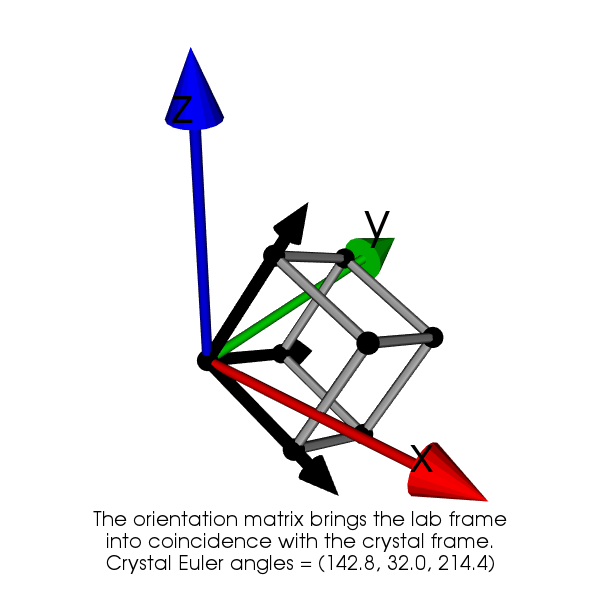

This figure's Python source:
from pymicro.view.vtk_utils import *
from pymicro.view.vtk_anim import *
from pymicro.view.scene3d import Scene3D
from pymicro.crystal.microstructure import Orientation
from pymicro.crystal.lattice import Lattice

s3d = Scene3D(display=True, ren_size=(600, 600))
euler_angles = np.array([142.8, 32.0, 214.4])
(phi1, Phi, phi2) = euler_angles
orientation = Orientation.from_euler(euler_angles)

scene = vtkAnimationScene(s3d.get_renderer(), s3d.renWin.GetSize())
scene.save_image = True
scene.timer_incr = 1
scene.timer_end = 179
scene.verbose = False
scene.prefix = 'euler_angles_anim'

lab_frame = axes_actor(1, fontSize=50)
lab_frame.SetCylinderRadius(0.02)
s3d.add(lab_frame)

crystal_frame = axes_actor(0.6, fontSize=50, axisLabels=None)
crystal_frame.SetCylinderRadius(0.04)
collection = vtk.vtkPropCollection()
crystal_frame.GetActors(collection)
for i in range(collection.GetNumberOfItems()):
    collection.GetItemAsObject(i).GetProperty().SetColor(0.0, 0.0, 0.0)
crystal_frame.SetVisibility(0)
s3d.add(crystal_frame)

a = 0.4045  # nm, value for Al
l = Lattice.cubic(a)
cubic_lattice = lattice_3d(l, crystal_orientation=orientation, tubeRadius=0.1 * a, sphereRadius=0.2 * a)
s3d.add(cubic_lattice)

# display the crystal frame progressively
crystal_frame_visibility = vtkSetVisibility(5, crystal_frame, gradually=True)
crystal_frame_visibility.time_anim_ends = 20
scene.add_animation(crystal_frame_visibility)

# apply Euler angles one by one with the Bunge convention (ZXZ)
crystal_frame_rotate_phi1 = vtkRotateActorAroundAxis(30, duration=40, axis=[0., 0., 1.], angle=phi1)
crystal_frame_rotate_phi1.set_actor(crystal_frame)
scene.add_animation(crystal_frame_rotate_phi1)

o_phi1 = Orientation.from_euler((phi1, 0., 0.))
x_prime = np.dot(o_phi1.orientation_matrix().T, [1., 0., 0.])
print('after phi1, X axis is {0}'.format(x_prime))
crystal_frame_rotate_Phi = vtkRotateActorAroundAxis(80, duration=40, axis=[1., 0., 0.], angle=Phi)
crystal_frame_rotate_Phi.set_actor(crystal_frame)
# fix the reference to the user_transform_matrix after phi1
m = vtk.vtkMatrix4x4()  # row major order, 16 elements matrix
m.DeepCopy(crystal_frame.GetUserTransform().GetMatrix())
for j in range(3):
    for i in range(3):
        m.SetElement(j, i, o_phi1.orientation_matrix()[i, j])
crystal_frame_rotate_Phi.user_transform_matrix = m
scene.add_animation(crystal_frame_rotate_Phi)

o_phi1_Phi = Orientation.from_euler((phi1, Phi, 0.))
z_prime = np.dot(o_phi1_Phi.orientation_matrix().T, [0., 0., 1.])
print('after phi1 and Phi, Z axis is {0}'.format(z_prime))
crystal_frame_rotate_phi2 = vtkRotateActorAroundAxis(130, duration=40, axis=[0., 0., 1.], angle=phi2)
crystal_frame_rotate_phi2.set_actor(crystal_frame)
# fix the reference to the user_transform_matrix after phi1 and Phi
m2 = vtk.vtkMatrix4x4()  # row major order, 16 elements matrix
m2.DeepCopy(crystal_frame.GetUserTransform().GetMatrix())
for j in range(3):
    for i in range(3):
        m2.SetElement(j, i, o_phi1_Phi.orientation_matrix()[i, j])
crystal_frame_rotate_phi2.user_transform_matrix = m2
scene.add_animation(crystal_frame_rotate_phi2)

# add some text actors
euler_str = 'The orientation matrix brings the lab frame\n' \
            'into coincidence with the crystal frame.\n' \
            'Crystal Euler angles = (%.1f, %.1f, %.1f)' % (phi1, Phi, phi2)
euler_text = text(euler_str, coords=(0.5, 0.05))
s3d.get_renderer().AddActor2D(euler_text)
rotation_text = text('', coords=(0.5, 0.95))
s3d.get_renderer().AddActor2D(rotation_text)


def update_rotation_text():
    if scene.timer_count < crystal_frame_rotate_phi1.time_anim_starts:
        return ''
    elif crystal_frame_rotate_phi1.time_anim_starts < scene.timer_count <= crystal_frame_rotate_phi1.time_anim_ends:
        the_phi1 = (scene.timer_count - crystal_frame_rotate_phi1.time_anim_starts) / \
                   float(crystal_frame_rotate_phi1.time_anim_ends - crystal_frame_rotate_phi1.time_anim_starts) * phi1
        print('t=%d, computed the_phi1 = %.1f' % (scene.timer_count, the_phi1))
        return 'Applying first rotation: phi1 = %.1f degrees' % the_phi1
    elif crystal_frame_rotate_Phi.time_anim_starts < scene.timer_count <= crystal_frame_rotate_Phi.time_anim_ends:
        the_Phi = (scene.timer_count - crystal_frame_rotate_Phi.time_anim_starts) / \
                  float(crystal_frame_rotate_Phi.time_anim_ends - crystal_frame_rotate_Phi.time_anim_starts) * Phi
        return 'Applying second rotation: Phi = %.1f degrees' % the_Phi
    elif crystal_frame_rotate_phi2.time_anim_starts < scene.timer_count <= crystal_frame_rotate_phi2.time_anim_ends:
        the_phi2 = (scene.timer_count - crystal_frame_rotate_phi2.time_anim_starts) / \
                   float(crystal_frame_rotate_phi2.time_anim_ends - crystal_frame_rotate_phi2.time_anim_starts) * phi2
        return 'Applying third rotation: phi2 = %.1f degrees' % the_phi2
    return None


update_text = vtkUpdateText(rotation_text, update_rotation_text, t=0, duration=scene.timer_end)
scene.add_animation(update_text)

# camera settings
cam = setup_camera(size=(1., 1., 1.))
cam.SetFocalPoint(a / 2, a / 2, a / 2)
s3d.set_camera(cam)

# crystal_frame.SetVisibility(1)
# scene.render_at(100)
scene.render()
